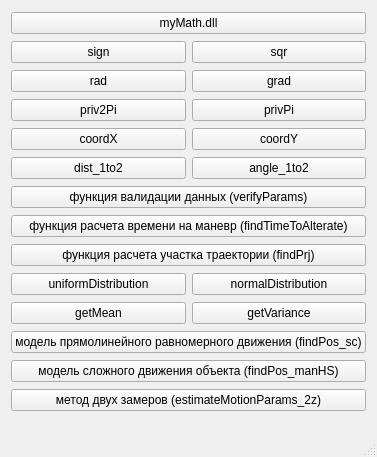
<?xml version="1.0" encoding="UTF-8"?>
<ui version="4.0">
 <class>MainWindow</class>
 <widget class="QMainWindow" name="MainWindow">
  <property name="geometry">
   <rect>
    <x>0</x>
    <y>0</y>
    <width>363</width>
    <height>457</height>
   </rect>
  </property>
  <property name="sizePolicy">
   <sizepolicy hsizetype="Fixed" vsizetype="Fixed">
    <horstretch>0</horstretch>
    <verstretch>0</verstretch>
   </sizepolicy>
  </property>
  <property name="windowTitle">
   <string>MainWindow</string>
  </property>
  <widget class="QWidget" name="centralwidget">
   <property name="sizePolicy">
    <sizepolicy hsizetype="Preferred" vsizetype="Preferred">
     <horstretch>0</horstretch>
     <verstretch>0</verstretch>
    </sizepolicy>
   </property>
   <layout class="QGridLayout" name="gridLayout">
    <item row="3" column="1">
     <widget class="QPushButton" name="pushButton_funcPrivPiIsOk">
      <property name="text">
       <string>privPi</string>
      </property>
     </widget>
    </item>
    <item row="5" column="1">
     <widget class="QPushButton" name="pushButton_funcAngle1to2IsOk">
      <property name="text">
       <string>angle_1to2</string>
      </property>
     </widget>
    </item>
    <item row="5" column="0">
     <widget class="QPushButton" name="pushButton_funcDist1to2IsOk">
      <property name="text">
       <string>dist_1to2</string>
      </property>
     </widget>
    </item>
    <item row="2" column="0">
     <widget class="QPushButton" name="pushButton_funcRadIsOk">
      <property name="text">
       <string>rad</string>
      </property>
     </widget>
    </item>
    <item row="4" column="1">
     <widget class="QPushButton" name="pushButton_funcCoordYIsOk">
      <property name="text">
       <string>coordY</string>
      </property>
     </widget>
    </item>
    <item row="12" column="1">
     <widget class="QPushButton" name="pushButton_funcNormalDistribution">
      <property name="text">
       <string>normalDistribution</string>
      </property>
     </widget>
    </item>
    <item row="0" column="0" colspan="2">
     <widget class="QPushButton" name="pushButton_connectionLib">
      <property name="text">
       <string>myMath.dll</string>
      </property>
     </widget>
    </item>
    <item row="2" column="1">
     <widget class="QPushButton" name="pushButton_funcGradIsOk">
      <property name="text">
       <string>grad</string>
      </property>
     </widget>
    </item>
    <item row="1" column="0">
     <widget class="QPushButton" name="pushButton_funcSignIsOk">
      <property name="text">
       <string>sign</string>
      </property>
     </widget>
    </item>
    <item row="4" column="0">
     <widget class="QPushButton" name="pushButton_funcCoordXIsOk">
      <property name="text">
       <string>coordX</string>
      </property>
     </widget>
    </item>
    <item row="1" column="1">
     <widget class="QPushButton" name="pushButton_funcSqrIsOk">
      <property name="text">
       <string>sqr</string>
      </property>
     </widget>
    </item>
    <item row="3" column="0">
     <widget class="QPushButton" name="pushButton_funcPriv2PiIsOk">
      <property name="text">
       <string>priv2Pi</string>
      </property>
     </widget>
    </item>
    <item row="13" column="1">
     <widget class="QPushButton" name="pushButton_variance">
      <property name="text">
       <string>getVariance</string>
      </property>
     </widget>
    </item>
    <item row="11" column="0" colspan="2">
     <widget class="QPushButton" name="pushButton_funcTrajPartIsOk">
      <property name="text">
       <string>функция расчета участка траектории (findPrj)</string>
      </property>
     </widget>
    </item>
    <item row="10" column="0" colspan="2">
     <widget class="QPushButton" name="pushButton_funcTimeIsOk">
      <property name="text">
       <string>функция расчета времени на маневр (findTimeToAlterate)</string>
      </property>
     </widget>
    </item>
    <item row="13" column="0">
     <widget class="QPushButton" name="pushButton_mean">
      <property name="text">
       <string>getMean</string>
      </property>
     </widget>
    </item>
    <item row="9" column="0" colspan="2">
     <widget class="QPushButton" name="pushButton_funcValidateIsOk">
      <property name="text">
       <string>функция валидации данных (verifyParams)</string>
      </property>
     </widget>
    </item>
    <item row="12" column="0">
     <widget class="QPushButton" name="pushButton_funcUniformDistribution">
      <property name="text">
       <string>uniformDistribution</string>
      </property>
     </widget>
    </item>
    <item row="14" column="0" colspan="2">
     <widget class="QPushButton" name="pushButton_funcFindPos_sc">
      <property name="text">
       <string>модель прямолинейного равномерного движения (findPos_sc)</string>
      </property>
     </widget>
    </item>
    <item row="15" column="0" colspan="2">
     <widget class="QPushButton" name="pushButton_funcFindPosComplex">
      <property name="text">
       <string>модель сложного движения объекта (findPos_manHS)</string>
      </property>
     </widget>
    </item>
    <item row="16" column="0" colspan="2">
     <widget class="QPushButton" name="pushButton_func2Z">
      <property name="text">
       <string>метод двух замеров (estimateMotionParams_2z)</string>
      </property>
     </widget>
    </item>
   </layout>
  </widget>
  <widget class="QMenuBar" name="menubar">
   <property name="geometry">
    <rect>
     <x>0</x>
     <y>0</y>
     <width>363</width>
     <height>21</height>
    </rect>
   </property>
  </widget>
  <widget class="QStatusBar" name="statusbar"/>
 </widget>
 <layoutdefault spacing="6" margin="11"/>
 <resources/>
 <connections/>
</ui>
